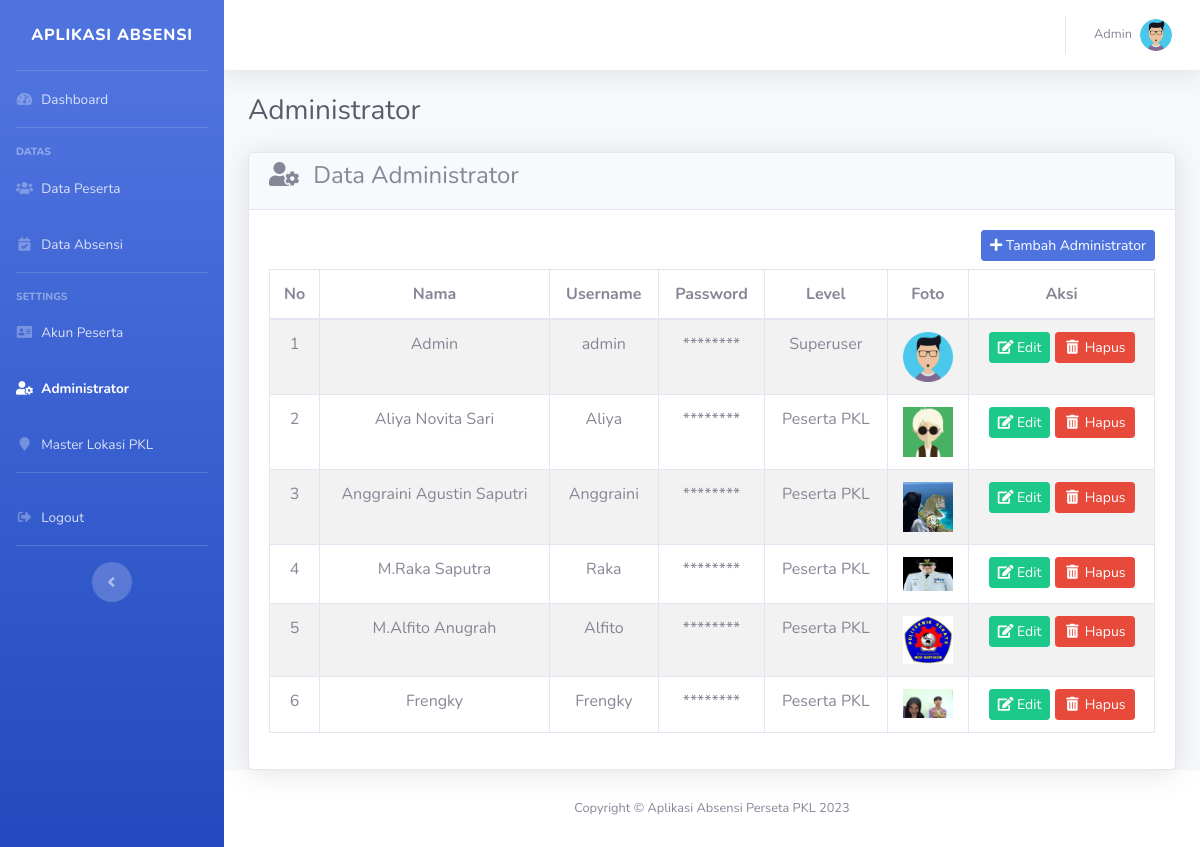
/admin/administrator.php (signed in), run on the app's committed database.
### tables this page shows
CREATE TABLE `users` (
  `id` int(11) NOT NULL,
  `nama` varchar(120) NOT NULL,
  `username` varchar(120) NOT NULL,
  `password` varchar(120) NOT NULL,
  `level` int(2) NOT NULL COMMENT '0:User Biasa, 1:Super User',
  `foto` varchar(50) NOT NULL,
  `created_at` timestamp NOT NULL DEFAULT current_timestamp() ON UPDATE current_timestamp(),
  `deleted_at` timestamp NULL DEFAULT NULL
);

### config/control.php (called while the page is built, shortened)
<?php
include 'koneksi.php';
function query($query)
{
    global $db;
    $result = mysqli_query( $db, $query);
    $rows = [];
    while ($row = mysqli_fetch_assoc($result)){
        $rows[] = $row;
    }
    return $rows;
}

### admin/administrator.php (the view, shortened to what this page needs)
<?php
    $title = 'administrator';
    include '../template/header.php';
    $datas = query("SELECT * FROM `users` WHERE 1=1 AND deleted_at IS NULL");
?>
                    <div class="d-sm-flex align-items-center justify-content-between mb-4">
                        <h1 class="h3 mb-0 text-gray-800">Administrator</h1>
                    </div>
    <div class="card shadow">
        <div class="card-header py-2">
            <h4 class="card-title"><i class="fas fa-fw fa-user-cog mr-2"></i> Data Administrator</h4>
        </div>
        <div class="card-body">
            <a href="tambah-administrator.php" class="btn btn-sm btn-primary float-right mb-2"><i class="fas fa-plus"></i> Tambah Administrator</a>
            <div class="table-responsive">
                <table class="table table-striped table-bordered">
                    <thead>
                        <tr class="text-center">
                            <th>No</th>
                            <th>Nama</th>
                            <th>Username</th>
                            <th>Password</th>
                            <th>Level</th>
                            <th>Foto</th>
                            <th>Aksi</th>
                        </tr>
                    </thead>
                    <tbody>
                        <?php
                            $no = 1;
                            foreach($datas as $data){
                        ?>
                        <tr class="text-center">
                            <td><?= $no++ ; ?></td>
                            <td><?= $data['nama']; ?></td>
                            <td><?= $data['username']; ?></td>
                            <td>********</td>
                            <td>
                                <?php if ($data['level'] == 0) { ?>
                                    Peserta PKL
                               <?php  }else{ ?>
                                    Superuser
                                <?php } ?>
                            </td>
                            <td>
                                <img src="../assets/img/attachment/<?= $data['foto'] ?>" alt="" width="50px">
                            </td>
                            <td>
                                <a href="edit-administrator.php?id=<?= $data['id']; ?>" class="btn btn-success btn-sm text-white" title="edit"><i class="fas fa-edit"></i> Edit</a>
                                <button class="btn btn-sm btn-danger" name="hapus" onclick="onHapus(<?= $data['id'] ?>)">
                                    <i class="fas fa-fw fa-trash-alt"></i>
                                    Hapus
                                </button>
                            </td>
                        </tr>
                        <?php } ?>
                    </tbody>
                </table>
            </div>
        </div>
    </div>
<?php
    include '../template/footer.php';
?>

### template/header.php (shortened to what this page needs)
<?php
$id = $_SESSION['id'];
$akun = query("SELECT * FROM users WHERE id = '$id'")[0];
?>
<!DOCTYPE html>
<html lang="en">
<head>
    <link href="../assets/vendor/fontawesome-free/css/all.min.css" rel="stylesheet" type="text/css">
    <link rel="stylesheet" href="https://maxcdn.bootstrapcdn.com/bootstrap/4.3.1/css/bootstrap.min.css">
    <link rel="stylesheet" href="../assets/swal/sweetalert2.min.css">
    <link href="../assets/css/sb-admin-2.min.css" rel="stylesheet">
</head>
<body id="page-top">
    <div id="wrapper">
        <ul class="navbar-nav bg-gradient-primary sidebar sidebar-dark accordion" id="accordionSidebar">
            <a class="sidebar-brand d-flex align-items-center justify-content-center" href="index.php">
                <div class="sidebar-brand-text">Aplikasi Absensi</div>
            </a>
            <hr class="sidebar-divider my-0">
            <li class="nav-item <?php if ($title == 'dashboard'){echo 'active';} ?>">
                <a class="nav-link" href="index.php">
                    <i class="fas fa-fw fa-tachometer-alt"></i>
                    <span>Dashboard</span></a>
            </li>
            <hr class="sidebar-divider">
            <div class="sidebar-heading">
                Datas
            </div>
            <li class="nav-item <?php if ($title == 'data-peserta'){echo 'active';} ?>">
                <a class="nav-link" href="data-peserta.php">
                    <i class="fas fa-fw fa-users"></i>
                    <span>
                        Data Peserta
                    </span>
                </a>
            </li>
            <li class="nav-item <?php if ($title == 'data-absensi'){echo 'active';} ?>">
                <a class="nav-link" href="data-absensi.php">
                    <i class="fas fa-fw fa-calendar-check"></i>
                    <span>
                        Data Absensi
                    </span>
                </a>
            </li>
            <hr class="sidebar-divider">
            <div class="sidebar-heading">
                Settings
            </div>
            <li class="nav-item <?php if ($title == 'akun-peserta'){echo 'active';} ?>">
                <a class="nav-link" href="akun-peserta.php">
                    <i class="fas fa-fw fa-address-card"></i>
                    <span>Akun Peserta</span></a>
            </li>
            <?php if ($akun['level'] == 1) {?>
                <li class="nav-item <?php if ($title == 'administrator'){echo 'active';} ?>">
                <a class="nav-link" href="administrator.php">
                    <i class="fas fa-fw fa-user-cog"></i>
                    <span>Administrator</span></a>
            </li>
            <?php } ?>
            <?php if ($akun['level'] == 1) {?>
            <li class="nav-item <?php if ($title == 'master-lokasi'){echo 'active';} ?>">
                <a class="nav-link" href="master-lokasi.php">
                    <i class="fas fa-fw fa-map-marker"></i>
                    <span>Master Lokasi PKL</span></a>
            </li>
            <?php } ?>
            <hr class="sidebar-divider d-none d-md-block">
            <li class="nav-item">
                <a class="nav-link" data-toggle="modal" data-target="#logoutModal">
                    <i class="fas fa-fw fa-sign-out-alt"></i>
                    <span>Logout</span></a>
            </li>
            <hr class="sidebar-divider d-none d-md-block">
            <div class="text-center d-none d-md-inline">
                <button class="rounded-circle border-0" id="sidebarToggle"></button>
            </div>
        </ul>
        <div id="content-wrapper" class="d-flex flex-column">
            <div id="content">
                <nav class="navbar navbar-expand navbar-light bg-white topbar mb-4 static-top shadow">
                    <ul class="navbar-nav ml-auto">
                        <li class="nav-item dropdown no-arrow">
                            <a class="nav-link dropdown-toggle" href="#" id="userDropdown" role="button"
                                data-toggle="dropdown" aria-haspopup="true" aria-expanded="false">
                                <span class="mr-2 d-none d-lg-inline text-gray-600 small"><?= $akun['nama'] ?></span>
                                <img class="img-profile rounded-circle"
                                    src="../assets/img/attachment/<?= $akun['foto'] ?>">
                            </a>
                        </li>
                    </ul>
                </nav>
                <div class="container-fluid">

### data on the page
users: nama "Admin", foto (picture), username "admin", level "Superuser"
users: nama "Aliya Novita Sari", username "Aliya", level "Peserta PKL", foto (picture)
users: nama "Anggraini Agustin Saputri", username "Anggraini", level "Peserta PKL", foto (picture)
users: nama "M.Raka Saputra", username "Raka", level "Peserta PKL", foto (picture)
users: nama "M.Alfito Anugrah", username "Alfito", level "Peserta PKL", foto (picture)
users: nama "Frengky", username "Frengky", level "Peserta PKL", foto (picture)
